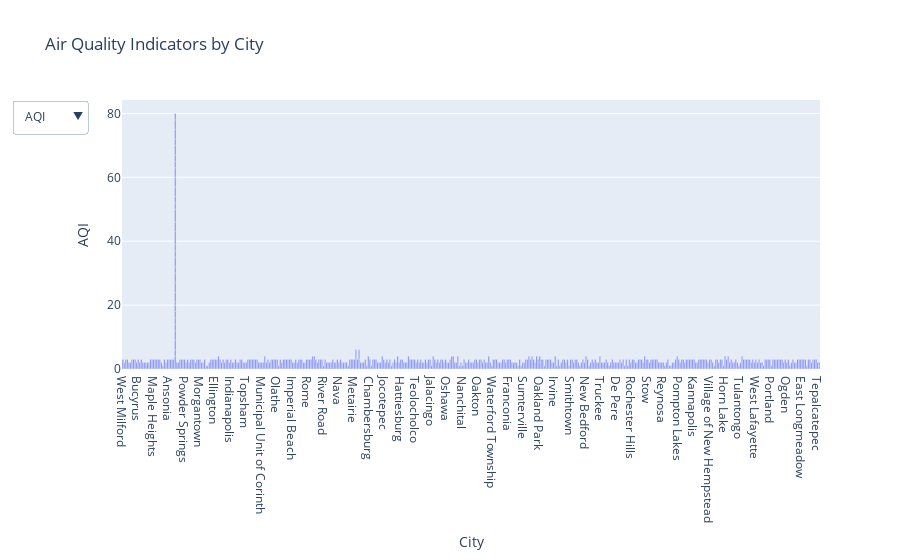

Here is the notebook cell this chart was saved with:
### Code cell
# Define a list of available pollution indicators
pollution_indicators = ['AQI', 'CO', 'NH3', 'NO2', 'O3', 'PM10', 'PM2.5', 'SO2']

# Create the initial figure (using AQI by default)
fig = px.bar(map_data, x='City', y='AQI', title="Air Quality Indicators by City")

# Update the layout to include a dropdown
fig.update_layout(
    updatemenus=[
        {
            'buttons': [
                {'method': 'update', 'label': indicator, 'args': [{'y': [map_data[indicator]]}, {'title': f"{indicator} by City"}]} 
                for indicator in pollution_indicators
            ],
            'direction': 'down',
            'showactive': True,
        }
    ]
)

# Show the figure
fig.show()

### Figure 1 — Plotly figure (JSON) as saved in the notebook; plotly's stock layout.template omitted (floating-point values rounded to 4 significant figures; data arrays with more than 128 entries replaced by an {"elided": "..."} marker saying what was removed)
{"data": [{"alignmentgroup": "True", "hovertemplate": "City=%{x}<br>AQI=%{y}<extra></extra>", "legendgroup": "", "marker": {"color": "#636efa", "pattern": {"shape": ""}}, "name": "", "offsetgroup": "", "orientation": "v", "showlegend": false, "textposition": "auto", "type": "bar", "x": {"elided": "486 str values"}, "xaxis": "x", "y": {"elided": "486 int values"}, "yaxis": "y"}], "layout": {"barmode": "relative", "legend": {"tracegroupgap": 0}, "title": {"text": "Air Quality Indicators by City"}, "updatemenus": [{"buttons": [{"args": [{"y": {"elided": "1x486 int values"}}, {"title": "AQI by City"}], "label": "AQI", "method": "update"}, {"args": [{"y": {"elided": "1x486 float values"}}, {"title": "CO by City"}], "label": "CO", "method": "update"}, {"args": [{"y": {"elided": "1x486 float values"}}, {"title": "NH3 by City"}], "label": "NH3", "method": "update"}, {"args": [{"y": {"elided": "1x486 float values"}}, {"title": "NO2 by City"}], "label": "NO2", "method": "update"}, {"args": [{"y": {"elided": "1x486 float values"}}, {"title": "O3 by City"}], "label": "O3", "method": "update"}, {"args": [{"y": {"elided": "1x486 float values"}}, {"title": "PM10 by City"}], "label": "PM10", "method": "update"}, {"args": [{"y": {"elided": "1x486 float values"}}, {"title": "PM2.5 by City"}], "label": "PM2.5", "method": "update"}, {"args": [{"y": {"elided": "1x486 float values"}}, {"title": "SO2 by City"}], "label": "SO2", "method": "update"}], "direction": "down", "showactive": true}], "xaxis": {"anchor": "y", "domain": [0, 1], "title": {"text": "City"}}, "yaxis": {"anchor": "x", "domain": [0, 1], "title": {"text": "AQI"}}}}
